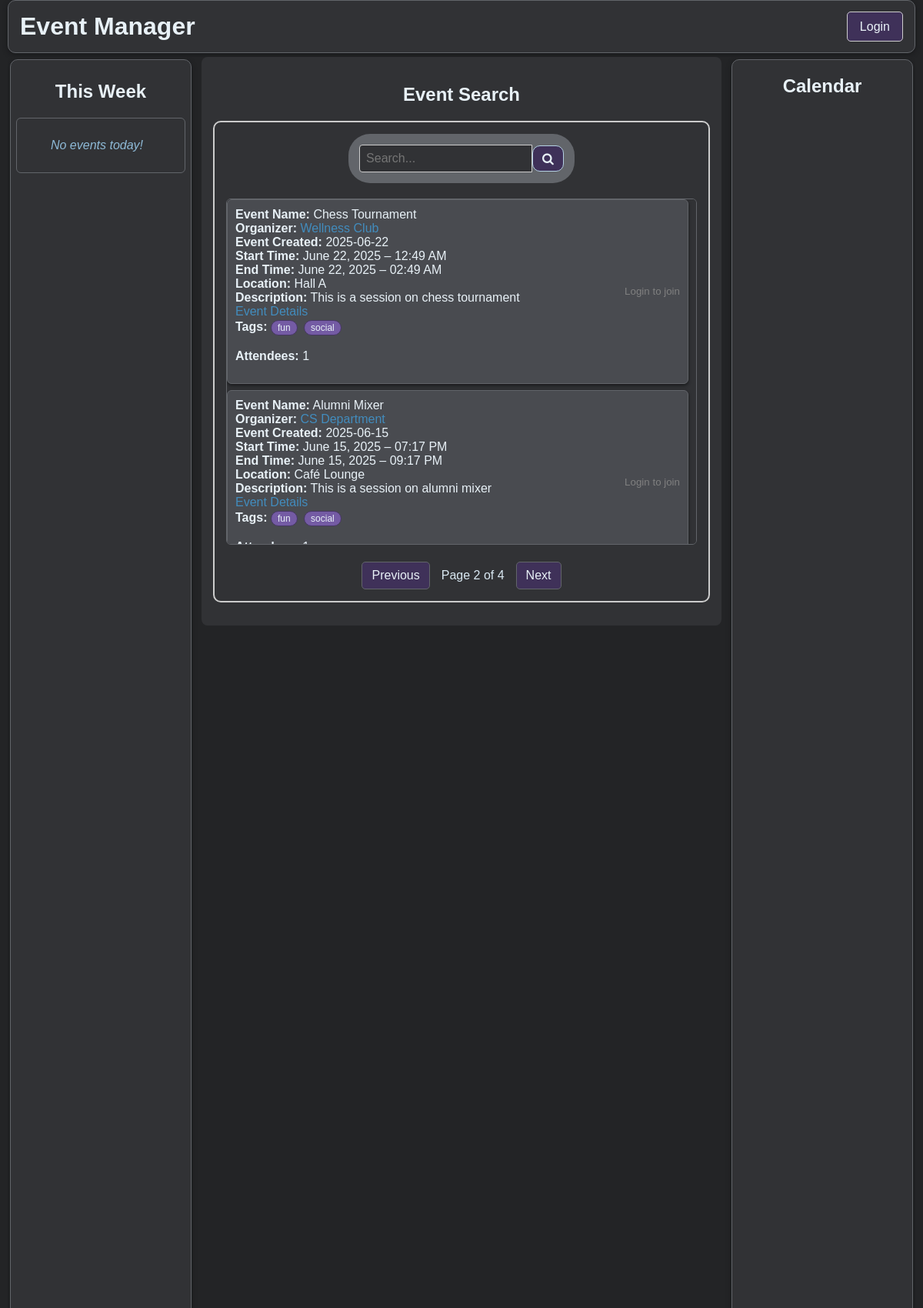
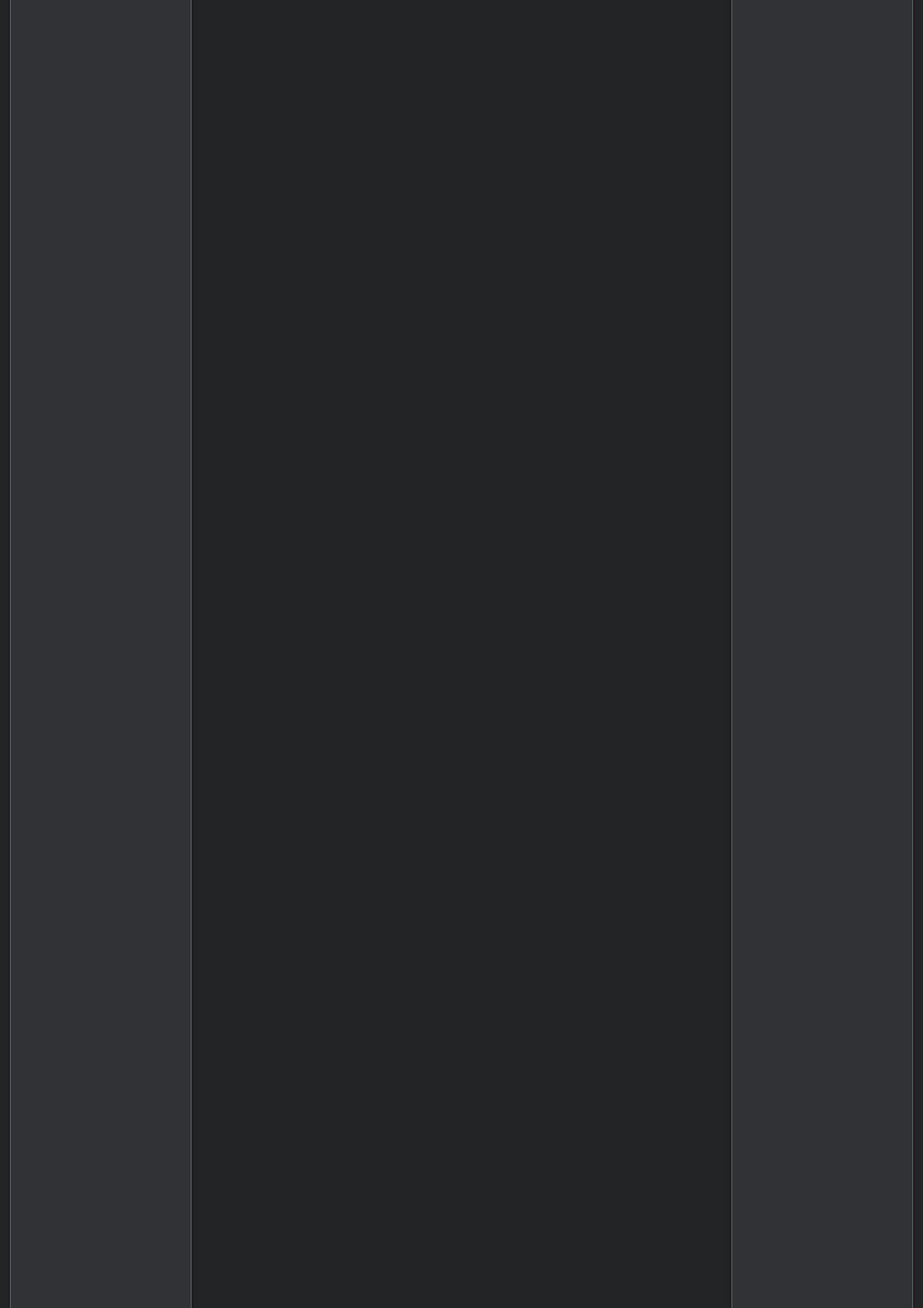
Screenshot of /?page=2 (upper part) with the database file from the repository (2 pictures, top to bottom).
### src/event_model.py (models this page shows, shortened)
class Events(Base):
    __tablename__ = "events"
    uid: Mapped[int] = mapped_column(Integer, primary_key=True, index=True)
    owner_uid: Mapped[int] = mapped_column(Integer, index=True)
    title: Mapped[str] = mapped_column(String, nullable=False)
    date: Mapped[DateTime] = mapped_column(DateTime, nullable=True)
    start_time: Mapped[DateTime] = mapped_column(DateTime, nullable=False)
    end_time: Mapped[DateTime] = mapped_column(DateTime, nullable=True)
    location: Mapped[str] = mapped_column(String, nullable=True)
    event_type: Mapped[str] = mapped_column(String, nullable=True)
    organizer: Mapped[str] = mapped_column(String, nullable=True, default="Unknown")
    tags: Mapped[str] = mapped_column(String, nullable=True, default="")
    image_urls: Mapped[str] = mapped_column(String, nullable=True, default="")
    description: Mapped[str] = mapped_column(String, nullable=True)
    archived: Mapped[bool] = mapped_column(default=False)
    attendees: Mapped[list["User"]] = relationship(
        "User",
        secondary=event_signups,
        back_populates="events"
    )

### main.py (the view, shortened to what this page needs)
@app.get("/", response_class=HTMLResponse)
def main(
    request: Request,
    db_event: Session = Depends(get_event_session),
    current_user: Optional[UserBase] = Depends(get_current_user),
    page: int = 1,
    per_page: int = 20
):
    from datetime import timedelta
    today = date.today()
    start_of_week = today - timedelta(days=today.weekday())
    end_of_week = start_of_week + timedelta(days=6)
    events_this_week = []
    joined_event_ids = set()
    query = db_event.query(EventBase).filter(EventBase.archived == False)
    all_events = query.offset((page - 1) * per_page).limit(per_page).all()
    attendee_counts = {event.uid: len(event.attendees) for event in all_events}
    event_titles = {event.uid: (event.title) for event in all_events}
    total_events = query.count()
    total_pages = (total_events + per_page - 1) // per_page
    return templates.TemplateResponse('home.html', {
        'request': request,
        'username': current_user.username if current_user else None,
        'events_today': events_this_week,
        'all_events': all_events,
        'page': page,
        'total_pages': total_pages,
        'joined_event_ids': joined_event_ids,
        'attendee_counts': attendee_counts,
        'event_title': event_titles
    })

### db/session.py (called while the page is built)
def get_user_session():
    db = SessionLocal_usr()
    try:
        yield db
    finally:
        db.close()

def get_event_session():
    db = SessionLocal_usr()
    try:
        yield db
    finally:
        db.close()

### main.py (called while the page is built, shortened)
def get_current_user(request: Request, db: Session = Depends(get_user_session)):
    token = request.cookies.get("access_token")
    if not token:
        return None

### templates/home.html (shortened to what this page needs)
<!DOCTYPE html>
<html data-theme="dark">
<head>
  <link rel="stylesheet" href="/static/styles.css">
  <link rel="stylesheet" href="https://cdnjs.cloudflare.com/ajax/libs/font-awesome/4.7.0/css/font-awesome.min.css">
  <link href="https://cdn.jsdelivr.net/npm/fullcalendar@6.1.8/index.global.min.css" rel="stylesheet" />
</head>
<body>
  <div class="page-container">
    <div class="header">
      <div class="header-left">
        <h1>Event Manager</h1>
      </div>
      <div class="header-right">
        {% if username %}
          <a href="/profile/home" class="login-btn">Profile</a>
        {% else %}
          <a href="/login" class="login-btn">Login</a>
        {% endif %}
      </div>
    </div>
    <div class="content">
      <div class="left">
        <h2 style="text-align:center;">This Week</h2>
        <div class="menu scrollable-event-list">
          {% if not events_today %}
            <p style="padding: 10px; font-style: italic; color: var(--text-300);">No events today!</p>
          {% endif %}
        </div>
      </div>
      <div class="main">
        <div class="search-section">
          <h2 style="text-align:center;">Event Search</h2>
          <div class="search-box">
            <div class="search-centered">
              <div class="search">
                <form action="/search">
                  <input type="search" placeholder="Search..." name="search">
                  <button type="submit"><i class="fa fa-search"></i></button>
                </form>
              </div>
            </div>
            <div class="search-centered">
              <div class="scrollable-event-list-home">
                {% if all_events %}
                  {% for event in all_events %}
                    <div class="event-card">
                      <div class="event-inner">
                        <div class="event-details">
                          <span><b>Event Name:</b> {{ event_title[event.uid] }}</span><br>
                          <b>Organizer:</b>
                          <a href="#" class="organizer-link" data-organizer-id="{{ event.owner_uid }}">{{ event.organizer }}</a><br>
                          <span><b>Event Created:</b> {{ event.date.strftime('%Y-%m-%d') }}</span><br>
                          <span><b>Start Time:</b> {{ event.start_time.strftime('%B %d, %Y – %I:%M %p') }}</span><br>
                          <span><b>End Time:</b> {{ event.end_time.strftime('%B %d, %Y – %I:%M %p') }}</span><br>
                          <span><b>Location:</b> {{ event.location }}</span><br>
                          <span><b>Description:</b> {{ event.description }}</span><br>
                          <a href="#" class="event-details-link" data-event-id="{{ event.uid }}">Event Details</a>
                          <div><b>Tags:</b>
                            {% if event.tags %}
                              {% for tag in event.tags.split(',') %}
                                <span class="tag">{{ tag.strip() }}</span>
                              {% endfor %}
                            {% else %}
                              <em>No tags</em>
                            {% endif %}
                          </div>
                          <p><b>Attendees:</b> {{ attendee_counts[event.uid] }}</p>
                        </div>
                        <div class="scroll-join-button">
                          {% if username %}
                          {% set is_joined = event.uid in joined_event_ids %}
                          <button
                            class="join-btn"
                            onclick="toggleJoin({{ event.uid }}, this)"
                            data-joined="{{ 'true' if is_joined else 'false' }}"
                          >
                            {{ 'Joined!' if is_joined else 'Join' }}
                          </button>
                          {% else %}
                            <small style="color: gray;">Login to join</small>
                          {% endif %}
                        </div>
                      </div>
                    </div>
                  {% endfor %}
                {% else %}
                  <p style="color: var(--text-300); font-style: italic;">No events available.</p>
                {% endif %}
              </div>
            </div>
            <div class="pagination">
              {% if page > 1 %}
                <a href="/?page={{ page - 1 }}">Previous</a>
              {% endif %}
              <span>Page {{ page }} of {{ total_pages }}</span>
              {% if page < total_pages %}
                <a href="/?page={{ page + 1 }}">Next</a>
              {% endif %}
            </div>
          </div>
        </div>
      </div>
      <div class="right">
        <h2 style="margin-bottom: 10px;">Calendar</h2>
      </div>
    </div>
  </div>
</body>
</html>

### rows the page displays
Events: title "Chess Tournament", organizer "Wellness Club", date "2025-06-22", start_time "June 22, 2025 – 12:49 AM", end_time "June 22, 2025 – 02:49 AM", location "Hall A", description "This is a session on chess tournament", strip "fun" "social", attendee_counts "1"
Events: title "Alumni Mixer", organizer "CS Department", date "2025-06-15", start_time "June 15, 2025 – 07:17 PM", end_time "June 15, 2025 – 09:17 PM", location "Café Lounge", description "This is a session on alumni mixer", strip "fun" "social"

### other values shown
{{ page }} "2"
{{ total_pages }} "4"
